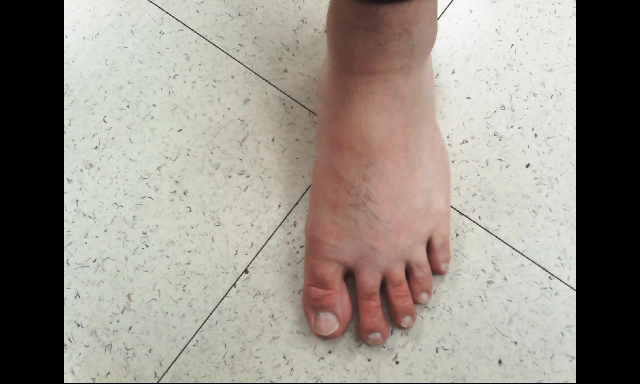
#> input picture foot_detection/image.jpg, 1280 x 768 px, given in place of the camera (shown at 1/2 size)
$ python 'good_features_to_track_가로.py'
#> lines starting #> are read from the running program, lines starting #| are printed output that depends on the picture; after the words box and inside, x2 and y2 are one past the last pixel; in counts of white or black regions, pixels touching at a corner belong together
# [87 lines of commented-out code are left out]

import cv2
import numpy as np
import time
from modules.rppg import rPPG

def skin_detector(frame):
    img_HSV = cv2.cvtColor(frame, cv2.COLOR_BGR2HSV)
    HSV_mask = cv2.inRange(img_HSV, (0, 5, 0), (17, 170, 255))
    HSV_mask = cv2.morphologyEx(HSV_mask, cv2.MORPH_OPEN, np.ones((3, 3), np.uint8))

    # ycbcr 피부 영역 추출
    img_YCrCb = cv2.cvtColor(frame, cv2.COLOR_BGR2YCrCb)
    YCrCb_mask = cv2.inRange(img_YCrCb, (0, 135, 85), (255, 180, 135))
    YCrCb_mask = cv2.morphologyEx(YCrCb_mask, cv2.MORPH_OPEN, np.ones((3, 3), np.uint8))

    # and 연산으로 겹치는 것만 추출
    global_mask = cv2.bitwise_and(YCrCb_mask, HSV_mask)
    global_mask = cv2.medianBlur(global_mask, 3)
    global_mask = cv2.morphologyEx(global_mask, cv2.MORPH_OPEN, np.ones((3, 3), np.uint8))
    global_mask = cv2.dilate(global_mask, cv2.getStructuringElement(cv2.MORPH_RECT, (5, 5)), iterations=3)

    return global_mask


# [66 lines left out: functions get_median, toe_detect, draw_signal, not called in this run]

if __name__ == '__main__':

    cap = cv2.VideoCapture(1,cv2.CAP_DSHOW)

    toe_area_1=[]
    toe_area_2=[]
    toe_area_3=[]
    toe_area_4=[]
    toe_area_5=[]
    toe_area=[(0,0),(0,0),(0,0),(0,0),(0,0)]
    switch=False

    rppg_switch=False
    rect_size=10

    while True:
        _, frame = cap.read()
#> frame is the input picture: shape (768, 1280, 3); mean B, G, R 135.6, 144.6, 150.8
        cv2.rectangle(frame,(100,120),(600,360),(0,0,255),5)
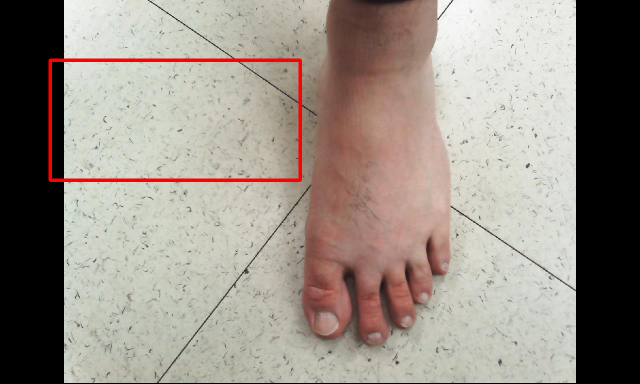
#> frame: shape (768, 1280, 3) (shown at 1/2 size); 1.05% of pixels changed, all inside (x1, y1, x2, y2) = (97, 117, 604, 364)
        frame1=frame[120:360,100:600]
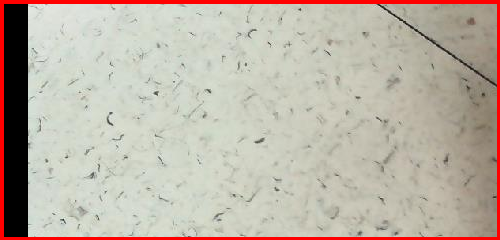
#> frame1: shape (240, 500, 3); mean B, G, R 166.9, 179.2, 189.2

        ppg_screen1 = np.zeros((300, 500, 3), np.uint8)
        ppg_screen2 = np.zeros((300, 500, 3), np.uint8)
        ppg_screen3 = np.zeros((300, 500, 3), np.uint8)
        ppg_screen4 = np.zeros((300, 500, 3), np.uint8)
        ppg_screen5 = np.zeros((300, 500, 3), np.uint8)

        global_mask_1=skin_detector(frame1)
#> in skin_detector, `img_HSV = cv2.cvtColor(frame, cv2.COLOR_BGR2HSV)`: img_HSV: shape (240, 500, 3); mean H, S, V 32, 30.3, 191.8
#> in skin_detector, `HSV_mask = cv2.inRange(img_HSV, (0, 5, 0), (17, 170, 255))`:
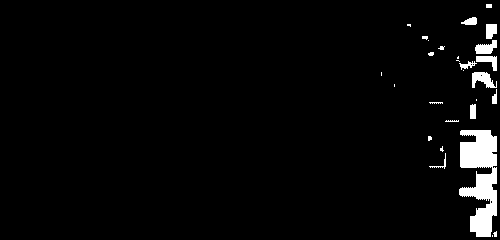
#> HSV_mask: shape (240, 500); 3.3% white; 28 white regions (14 under 20 px), largest, box (x1, y1, x2, y2) and area: (459, 130, 497, 237) 2601, (472, 72, 497, 88) 248, (475, 40, 497, 54) 198
#> in skin_detector, `HSV_mask = cv2.morphologyEx(HSV_mask, cv2.MORPH_OPEN, np.ones((3, 3), ..`:
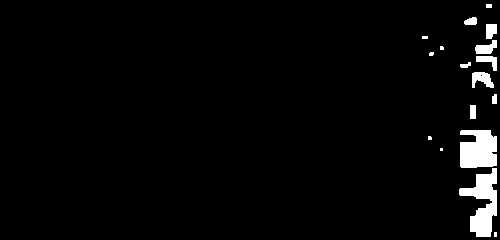
#> HSV_mask: shape (240, 500); 3% white; 17 white regions (6 under 20 px), largest, box (x1, y1, x2, y2) and area: (459, 168, 497, 237) 1333, (460, 130, 497, 168) 1225, (472, 72, 494, 88) 233
#> in skin_detector, `img_YCrCb = cv2.cvtColor(frame, cv2.COLOR_BGR2YCrCb)`: img_YCrCb: shape (240, 500, 3); mean of channels 0, 1, 2 180.8, 134, 120.1
#> in skin_detector, `YCrCb_mask = cv2.inRange(img_YCrCb, (0, 135, 85), (255, 180, 135))`:
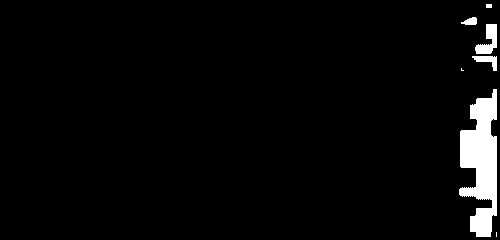
#> YCrCb_mask: shape (240, 500); 3.5% white; 7 white regions (2 under 20 px), largest, box (x1, y1, x2, y2) and area: (459, 89, 497, 237) 3551, (475, 24, 497, 54) 368, (472, 56, 497, 71) 177, (461, 17, 477, 25) 90, (486, 4, 492, 8) 24
#> in skin_detector, `YCrCb_mask = cv2.morphologyEx(YCrCb_mask, cv2.MORPH_OPEN, np.ones((3, ..`: YCrCb_mask: shape (240, 500); 3.5% white; 5 white regions, box (x1, y1, x2, y2) and area: (459, 89, 497, 237) 3532, (475, 24, 497, 54) 362, (474, 56, 497, 71) 171, (464, 17, 477, 25) 84, (486, 4, 492, 8) 24
#> in skin_detector, `global_mask = cv2.bitwise_and(YCrCb_mask, HSV_mask)`:
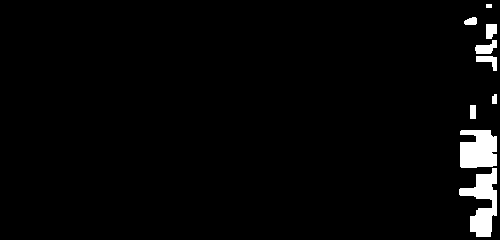
#> global_mask: shape (240, 500); 2.7% white; 9 white regions, largest, box (x1, y1, x2, y2) and area: (459, 168, 497, 237) 1305, (460, 130, 497, 168) 1225, (475, 40, 497, 54) 192
#> in skin_detector, `global_mask = cv2.medianBlur(global_mask, 3)`: global_mask: shape (240, 500); 2.7% white; 9 white regions, largest, box (x1, y1, x2, y2) and area: (459, 168, 497, 237) 1301, (460, 130, 497, 168) 1222, (475, 40, 497, 54) 189
#> in skin_detector, `global_mask = cv2.dilate(global_mask, cv2.getStructuringElement(cv2.MO..`:
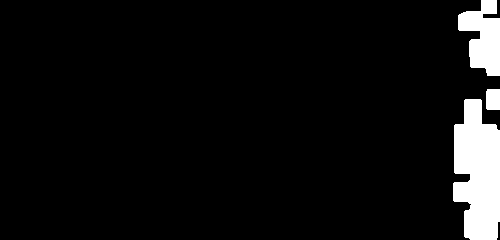
#> global_mask: shape (240, 500); 6.3% white; 3 white regions, box (x1, y1, x2, y2) and area: (453, 99, 500, 240) 5181, (458, 0, 500, 76) 2075, (486, 89, 500, 110) 291
        global_mask_1 = cv2.bitwise_not(global_mask_1)
        corners_1 = cv2.goodFeaturesToTrack(global_mask_1, 1000, 0.01, 5, blockSize=5, useHarrisDetector=False)
#> corners_1 = 30 rows, first 8: [484, 16], [468, 175], [483, 122], [462, 122], [478, 37], [478, 32], [495, 12], [479, 9]

        if switch:
            elapsed_time = time.time() - start_time
            toe_area,switch,rppg_switch = toe_detect(elapsed_time, frame,toe_area,switch,rppg_switch)

        cv2.line(frame,(toe_area[0][0],toe_area[0][1]),(toe_area[0][0],toe_area[0][1]),(0,255,0),3)
        cv2.line(frame, (toe_area[1][0], toe_area[1][1]),(toe_area[1][0], toe_area[1][1]), (0, 255, 0), 3)
        cv2.line(frame, (toe_area[2][0], toe_area[2][1]),(toe_area[2][0], toe_area[2][1]), (0, 255, 0), 3)
        cv2.line(frame, (toe_area[3][0], toe_area[3][1]),(toe_area[3][0], toe_area[3][1]), (0, 255, 0), 3)
        cv2.line(frame, (toe_area[4][0], toe_area[4][1]),(toe_area[4][0], toe_area[4][1]), (0, 255, 0), 3)

        if rppg_switch:
            ppg1, bpm1, light_val1, cr_va1l, cb_val1=rppg_1.process(frame[toe_area[0][1]-rect_size:toe_area[0][1]+rect_size,toe_area[0][0]-rect_size:toe_area[0][0]+rect_size])
            ppg2, bpm2, light_val2, cr_val2, cb_val2=rppg_2.process(frame[toe_area[1][1] - rect_size:toe_area[1][1] + rect_size, toe_area[1][0] - rect_size:toe_area[1][0] + rect_size])
            ppg3, bpm3, light_val3, cr_val3, cb_val3=rppg_3.process(frame[toe_area[2][1] - rect_size:toe_area[2][1] + rect_size, toe_area[2][0] - rect_size:toe_area[2][0] + rect_size])
            ppg4, bpm4, light_val4, cr_val4, cb_val4=rppg_4.process(frame[toe_area[3][1] - rect_size:toe_area[3][1] + rect_size, toe_area[3][0] - rect_size:toe_area[3][0] + rect_size])
            ppg5, bpm5, light_val5, cr_val5, cb_val5=rppg_5.process(frame[toe_area[4][1] - rect_size:toe_area[4][1] + rect_size, toe_area[4][0] - rect_size:toe_area[4][0] + rect_size])

            cv2.rectangle(frame, (toe_area[0][0] - rect_size, toe_area[0][1] - rect_size), (toe_area[0][0] + rect_size, toe_area[0][1] + rect_size),(0, 0, 255), 3)
            cv2.rectangle(frame, (toe_area[1][0] - rect_size, toe_area[1][1] - rect_size), (toe_area[1][0] + rect_size, toe_area[1][1] + rect_size),(0, 0, 255), 3)
            cv2.rectangle(frame, (toe_area[2][0] - rect_size, toe_area[2][1] - rect_size), (toe_area[2][0] + rect_size, toe_area[2][1] + rect_size),(0, 0, 255), 3)
            cv2.rectangle(frame, (toe_area[3][0] - rect_size, toe_area[3][1] - rect_size), (toe_area[3][0] + rect_size, toe_area[3][1] + rect_size),(0, 0, 255), 3)
            cv2.rectangle(frame, (toe_area[4][0] - rect_size, toe_area[4][1] - rect_size), (toe_area[4][0] + rect_size, toe_area[4][1] + rect_size),(0, 0, 255), 3)

            draw_signal(ppg1,ppg_screen1)
            draw_signal(ppg2, ppg_screen2)
            draw_signal(ppg3, ppg_screen3)
            draw_signal(ppg4, ppg_screen4)
            draw_signal(ppg5, ppg_screen5)

            cv2.putText(ppg_screen1, '%03d' % round(bpm1), (ppg_screen1.shape[1] - 230, ppg_screen1.shape[0] - 50),cv2.FONT_HERSHEY_SIMPLEX, 3, (0, 0, 255), 3)
            cv2.putText(ppg_screen2, '%03d' % round(bpm2), (ppg_screen2.shape[1] - 230, ppg_screen2.shape[0] - 50),cv2.FONT_HERSHEY_SIMPLEX, 3, (0, 0, 255), 3)
            cv2.putText(ppg_screen3, '%03d' % round(bpm3), (ppg_screen3.shape[1] - 230, ppg_screen3.shape[0] - 50),cv2.FONT_HERSHEY_SIMPLEX, 3, (0, 0, 255), 3)
            cv2.putText(ppg_screen4, '%03d' % round(bpm4), (ppg_screen4.shape[1] - 230, ppg_screen4.shape[0] - 50),cv2.FONT_HERSHEY_SIMPLEX, 3, (0, 0, 255), 3)
            cv2.putText(ppg_screen5, '%03d' % round(bpm5), (ppg_screen5.shape[1] - 230, ppg_screen5.shape[0] - 50),cv2.FONT_HERSHEY_SIMPLEX, 3, (0, 0, 255), 3)

        cv2.imshow("1",ppg_screen1)
        cv2.imshow("2",ppg_screen2)
        cv2.imshow("3",ppg_screen3)
        cv2.imshow("4",ppg_screen4)
        cv2.imshow("5",ppg_screen5)
        cv2.imshow("dst", frame)
        cv2.imshow("global mask 1",global_mask_1)
        key=cv2.waitKey(1)
#> (key q is pressed here)
        if key == ord("q"):
            break
        elif key==ord("s"):
            start_time = time.time()
            rppg_1 = rPPG()
            rppg_2 = rPPG()
            rppg_3 = rPPG()
            rppg_4 = rPPG()
            rppg_5 = rPPG()
            toe_area = [(0, 0), (0, 0), (0, 0), (0, 0), (0, 0)]
            rppg_switch=False
            switch=True

cv2.waitKey(0)
cv2.destroyAllWindows()
